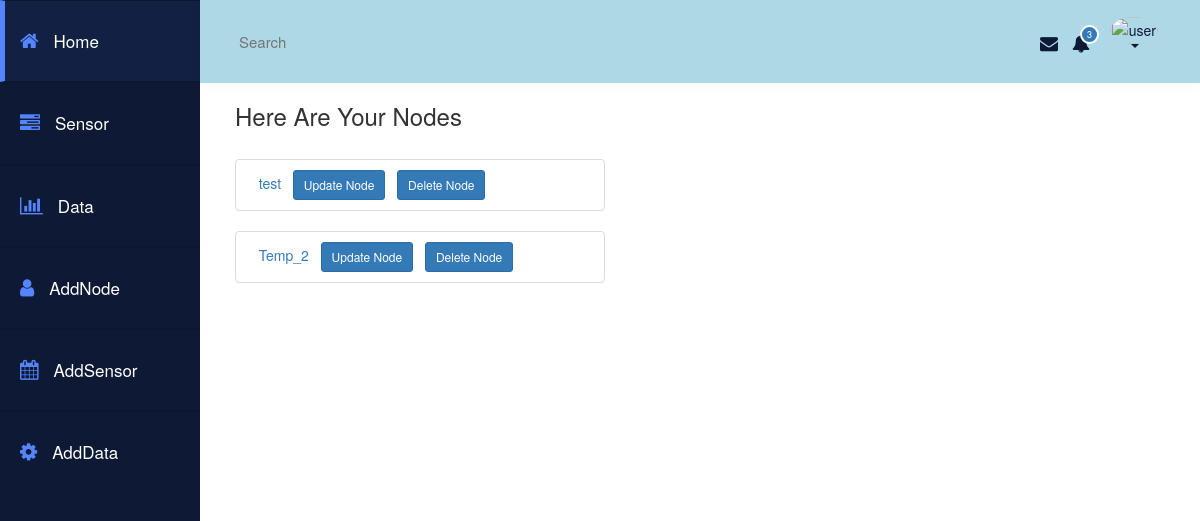
/chain/ (signed in), run on an earlier commit of the app's database.
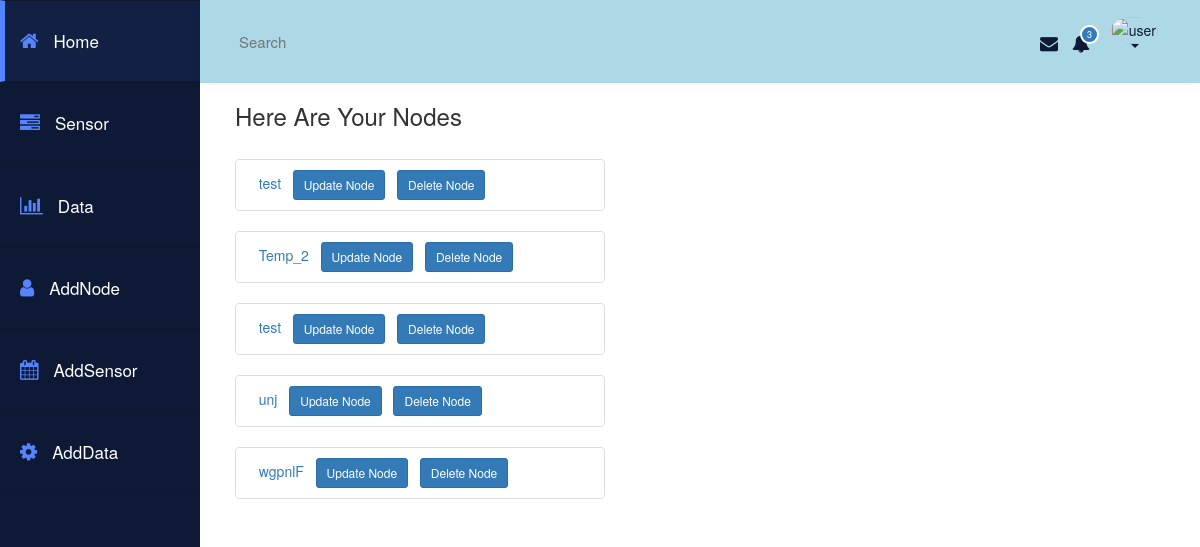
And on a later commit of the database.
### chain/models.py (models this page shows, shortened)
class Node(models.Model):
    gateway_name = models.ForeignKey(Gateway,on_delete = models.CASCADE)
    name = models.CharField(max_length = 40)
    owner = models.ForeignKey(User,on_delete = models.CASCADE)
    description = models.CharField(max_length = 400, blank=True)
    doc = models.DateTimeField(blank=True, default=datetime.datetime.now)

### chain/views.py (the view)
def index(request):
    if not request.user.is_authenticated():
        return render(request, 'chain/login.html')
    else:
        mynodes = Node.objects.filter(owner=request.user)
        return render(request, 'chain/index.html' , { 'mynodes' : mynodes})

### chain/templates/chain/index.html (shortened to what this page needs)
{% extends "chain/base.html" %}
{% block body %}
{% if mynodes %}
      <h3>Here Are Your Nodes</h3> <br>
      {% for node in  mynodes %}
            <ul class="list-group">
              <li class="list-group-item">
                &nbsp       <a href ="{% url 'chain:sensor'  node.id %}"> {{node.name}}  </a>
                &nbsp       <a href ="{% url 'chain:UpdateNode'  node.id %}" class="btn btn-primary btn-sm" role="button"> Update Node </a>
                &nbsp       <a href ="{% url 'chain:DeleteNode'  node.id %}"  class="btn btn-primary btn-sm" role="button"> Delete Node </a>
                    <br>
              </li>
            </ul>
      {% endfor %}
{% else %}
  <h3> Sorry No Node </h3>
{% endif %}
{% endblock %}

What changed in the data, as far as the page shows it:
added Node: name "test"
added Node: name "unj"
added Node: name "wgpnlF"
